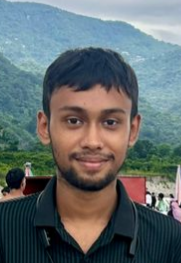
#> input picture images/Rajesh.png, 181 x 263 px; its folder holds only this picture in this run
$ python -i app.py   (imports and definitions only)
#> lines starting #> are read from the running program, lines starting #| are printed output that depends on the picture
from flask import Flask, render_template, request, jsonify, send_file
import pandas as pd
from datetime import datetime
import os
import base64
import io
from PIL import Image
import numpy as np
import hashlib

# [1 line not run here, left out]

# Directory containing known face images
known_faces_dir = 'images'

# Store known face features for lightweight comparison
known_face_features = {}
known_names = []

# Load known faces using PIL with feature extraction
def load_known_faces():
    global known_face_features, known_names
    known_face_features = {}
    known_names = []

    # Load actual face images from the images directory
    for filename in os.listdir(known_faces_dir):
        if filename.endswith(('.jpg', '.png', '.jpeg')):
            image_path = os.path.join(known_faces_dir, filename)
            try:
                image = Image.open(image_path)
#> image is the input picture: PIL image 181x263 RGBA; mean R, G, B, A 98.6, 107.5, 109.2, 255
                # Convert to grayscale and resize for consistent feature extraction
                image = image.convert('L').resize((100, 100))
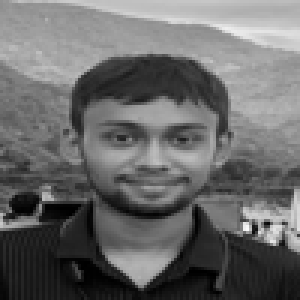
#> image: PIL image 100x100 L (shown 3 times larger); min 0, max 249, mean 105

                # Extract features using a simple but effective method
                features = extract_features(image)

                known_face_features[filename.split('.')[0]] = features
                known_names.append(filename.split('.')[0])
                print(f"Loaded face: {filename.split('.')[0]}")
            except Exception as e:
                print(f"Error loading {filename}: {e}")

    print(f"Loaded {len(known_names)} known faces: {known_names}")

def extract_features(image):
    """Extract features from image using a lightweight approach"""
    # Convert to numpy array
    img_array = np.array(image, dtype=np.float32)

    # Apply simple blur using convolution
    kernel = np.array([[1, 1, 1], [1, 1, 1], [1, 1, 1]]) / 9.0
    img_blur = np.zeros_like(img_array)

    # Simple convolution for blurring
    for i in range(1, img_array.shape[0] - 1):
        for j in range(1, img_array.shape[1] - 1):
            img_blur[i, j] = np.sum(img_array[i-1:i+2, j-1:j+2] * kernel)
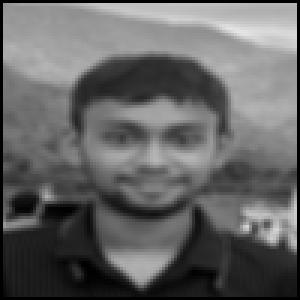
#> img_blur: shape (100, 100) float32 (shown 3 times larger); min 0, max 229.4, mean 100.6

    # Extract features using gradient and intensity information
    features = []

    # Divide image into 10x10 blocks and extract features from each
    block_size = 10
    for i in range(0, 100, block_size):
        for j in range(0, 100, block_size):
            block = img_blur[i:i+block_size, j:j+block_size]

            # Calculate mean intensity
            mean_intensity = np.mean(block)

            # Calculate gradient magnitude (simplified and fixed)
            if block.shape[0] > 1 and block.shape[1] > 1:
                grad_x = np.diff(block, axis=1)
                grad_y = np.diff(block, axis=0)
                # Ensure both gradients have the same shape
                min_rows = min(grad_x.shape[0], grad_y.shape[0])
                min_cols = min(grad_x.shape[1], grad_y.shape[1])
                if min_rows > 0 and min_cols > 0:
                    gradient_magnitude = np.sqrt(grad_x[:min_rows, :min_cols]**2 + grad_y[:min_rows, :min_cols]**2)
                    mean_gradient = np.mean(gradient_magnitude)
                else:
                    mean_gradient = 0
            else:
                mean_gradient = 0

            # Calculate standard deviation
            std_intensity = np.std(block)

            # Calculate histogram features
            hist, _ = np.histogram(block, bins=8, range=(0, 255))
            hist = hist / (np.sum(hist) + 1e-8)  # Normalize with small epsilon

            features.extend([mean_intensity, mean_gradient, std_intensity])
            features.extend(hist)
#> after the loop, features = 1100 values, max 185.4 at index 198, min 0 at index 4, mean 13.17

    # Normalize features
    features = np.array(features)
    features = (features - np.mean(features)) / (np.std(features) + 1e-8)
#> features = 1100 values, max 5.27 at index 198, min -0.403 at index 4, mean -2.58e-17

    return features

# [67 lines left out: functions cosine_similarity, recognize_face, mark_attendance, not called in this run]

# [3 lines that did not run here, left out]

# [28 lines that did not run here, left out]

# [8 lines that did not run here, left out]

# [3 lines that did not run here, left out]

# Initialize the app
# [7 lines not run here, left out]

>>> result = load_known_faces()

$ run again, on images/profile.jpg
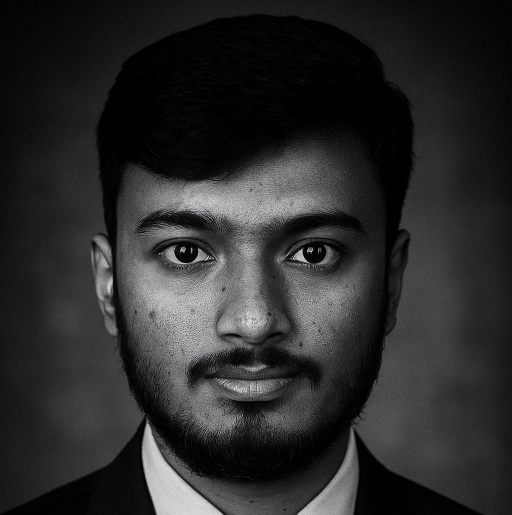
#> input picture images/profile.jpg, 1024 x 1029 px (shown at 1/2 size)
#> in load_known_faces, image is the input picture: PIL image 1024x1029 RGB; mean R, G, B 43.3, 43.3, 43.3
#> in load_known_faces, `image = image.convert('L').resize((100, 100))`:
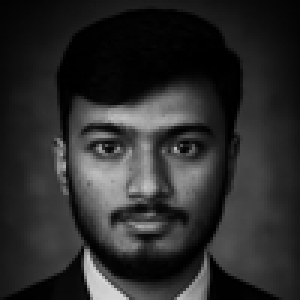
#> image: PIL image 100x100 L (shown 3 times larger); min 0, max 215, mean 43.3
#> after the loop in extract_features, `for i in range(1, img_array.shape[0] - 1):`:
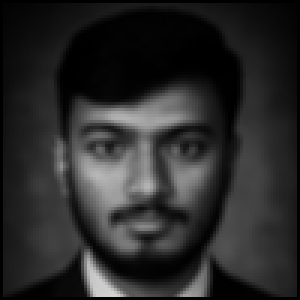
#> img_blur: shape (100, 100) float32 (shown 3 times larger); min 0, max 210.6, mean 42.2
#> after the loop in extract_features, `for i in range(0, 100, block_size):`: features = 1100 values, max 145.1 at index 693, min 0 at index 4, mean 6.34
#> in extract_features, `features = (features - np.mean(features)) / (np.std(features) + 1e-8)`: features = 1100 values, max 8.2 at index 693, min -0.375 at index 4, mean 5.17e-17

$ run again, on images/rajesh.jpg
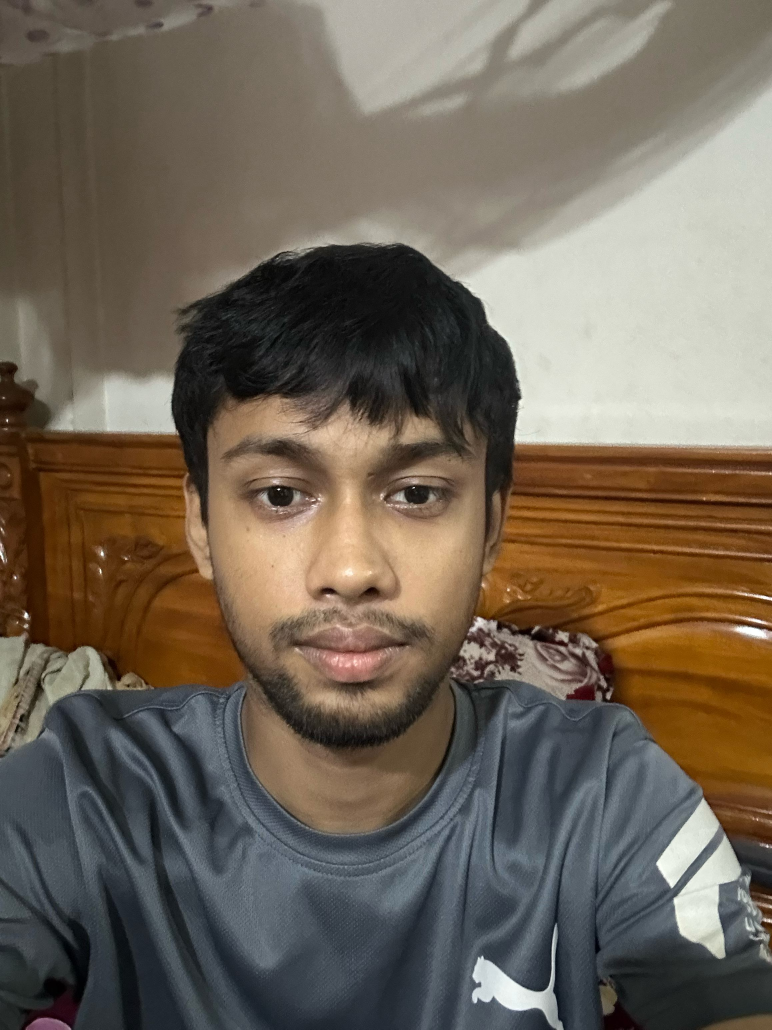
#> input picture images/rajesh.jpg, 2316 x 3088 px (shown at 1/3 size)
#> in load_known_faces, image is the input picture: PIL image 2316x3088 RGB; mean R, G, B 112.2, 101.3, 87.7
#> in load_known_faces, `image = image.convert('L').resize((100, 100))`:
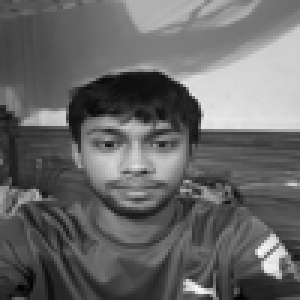
#> image: PIL image 100x100 L (shown 3 times larger); min 2, max 249, mean 103
#> after the loop in extract_features, `for i in range(1, img_array.shape[0] - 1):`:
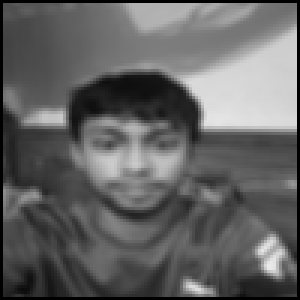
#> img_blur: shape (100, 100) float32 (shown 3 times larger); min 0, max 234.9, mean 99.2
#> after the loop in extract_features, `for i in range(0, 100, block_size):`: features = 1100 values, max 221.3 at index 407, min 0 at index 4, mean 12.81
#> in extract_features, `features = (features - np.mean(features)) / (np.std(features) + 1e-8)`: features = 1100 values, max 6.57 at index 407, min -0.404 at index 4, mean 0

$ run again, on images/waliullah.jpeg
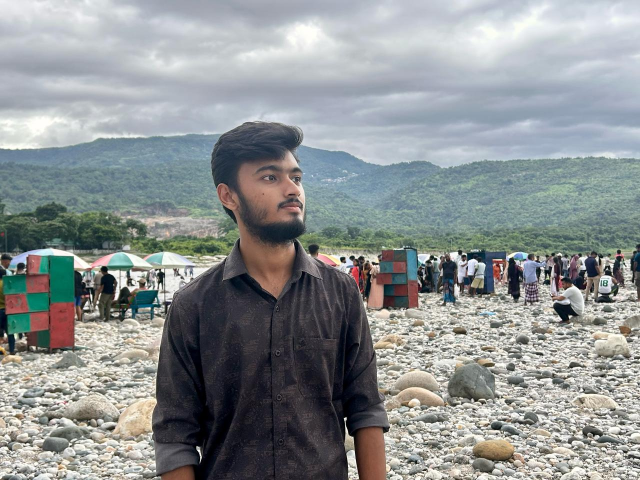
#> input picture images/waliullah.jpeg, 1280 x 960 px (shown at 1/2 size)
#> in load_known_faces, image is the input picture: PIL image 1280x960 RGB; mean R, G, B 141.2, 145.9, 146.8
#> in load_known_faces, `image = image.convert('L').resize((100, 100))`:
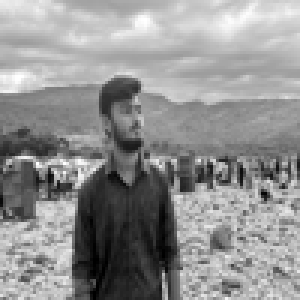
#> image: PIL image 100x100 L (shown 3 times larger); min 0, max 255, mean 144.6
#> after the loop in extract_features, `for i in range(1, img_array.shape[0] - 1):`:
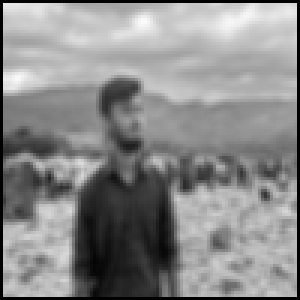
#> img_blur: shape (100, 100) float32 (shown 3 times larger); min 0, max 250.4, mean 138.2
#> after the loop in extract_features, `for i in range(0, 100, block_size):`: features = 1100 values, max 200.5 at index 88, min 0 at index 4, mean 17.41
#> in extract_features, `features = (features - np.mean(features)) / (np.std(features) + 1e-8)`: features = 1100 values, max 4.3 at index 88, min -0.409 at index 4, mean -3.23e-17

$ run again, on images/WIN_20250809_02_22_25_Pro.jpg
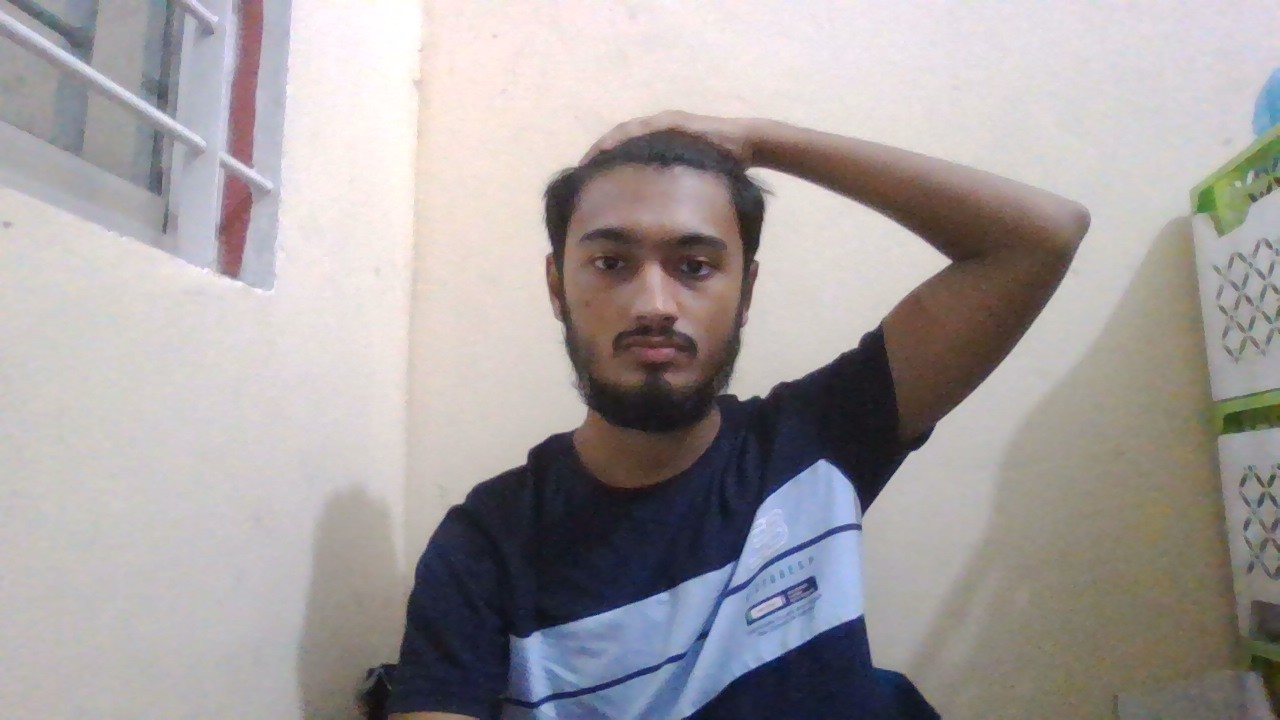
#> input picture images/WIN_20250809_02_22_25_Pro.jpg, 1280 x 720 px
#> in load_known_faces, image is the input picture: PIL image 1280x720 RGB; mean R, G, B 164.6, 158.9, 159.2
#> in load_known_faces, `image = image.convert('L').resize((100, 100))`:
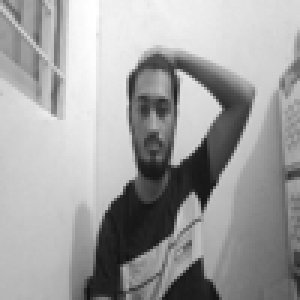
#> image: PIL image 100x100 L (shown 3 times larger); min 18, max 255, mean 160.6
#> after the loop in extract_features, `for i in range(1, img_array.shape[0] - 1):`:
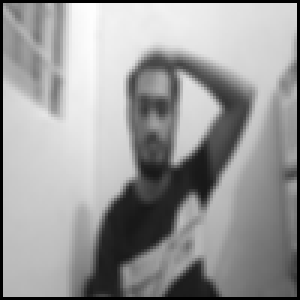
#> img_blur: shape (100, 100) float32 (shown 3 times larger); min 0, max 254.6, mean 154.3
#> after the loop in extract_features, `for i in range(0, 100, block_size):`: features = 1100 values, max 239.9 at index 143, min 0 at index 4, mean 18.8
#> in extract_features, `features = (features - np.mean(features)) / (np.std(features) + 1e-8)`: features = 1100 values, max 4.64 at index 143, min -0.395 at index 4, mean -6.46e-17
